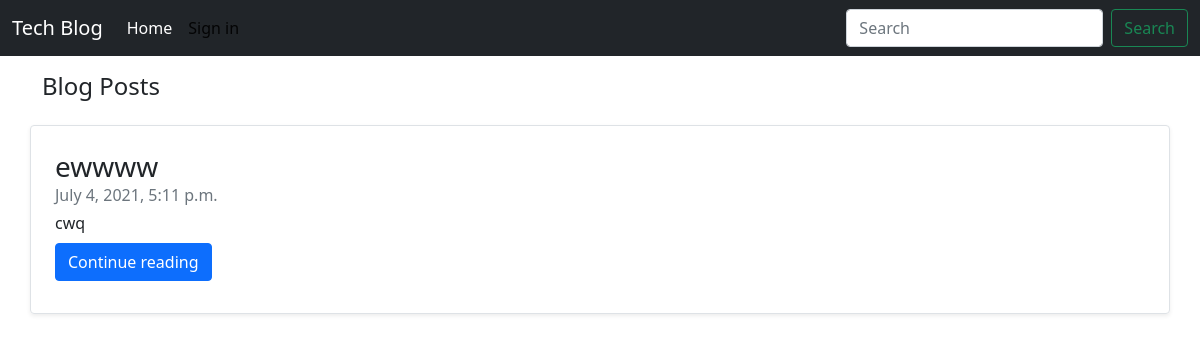
/blogs/allblog, run on an earlier commit of the app's database.
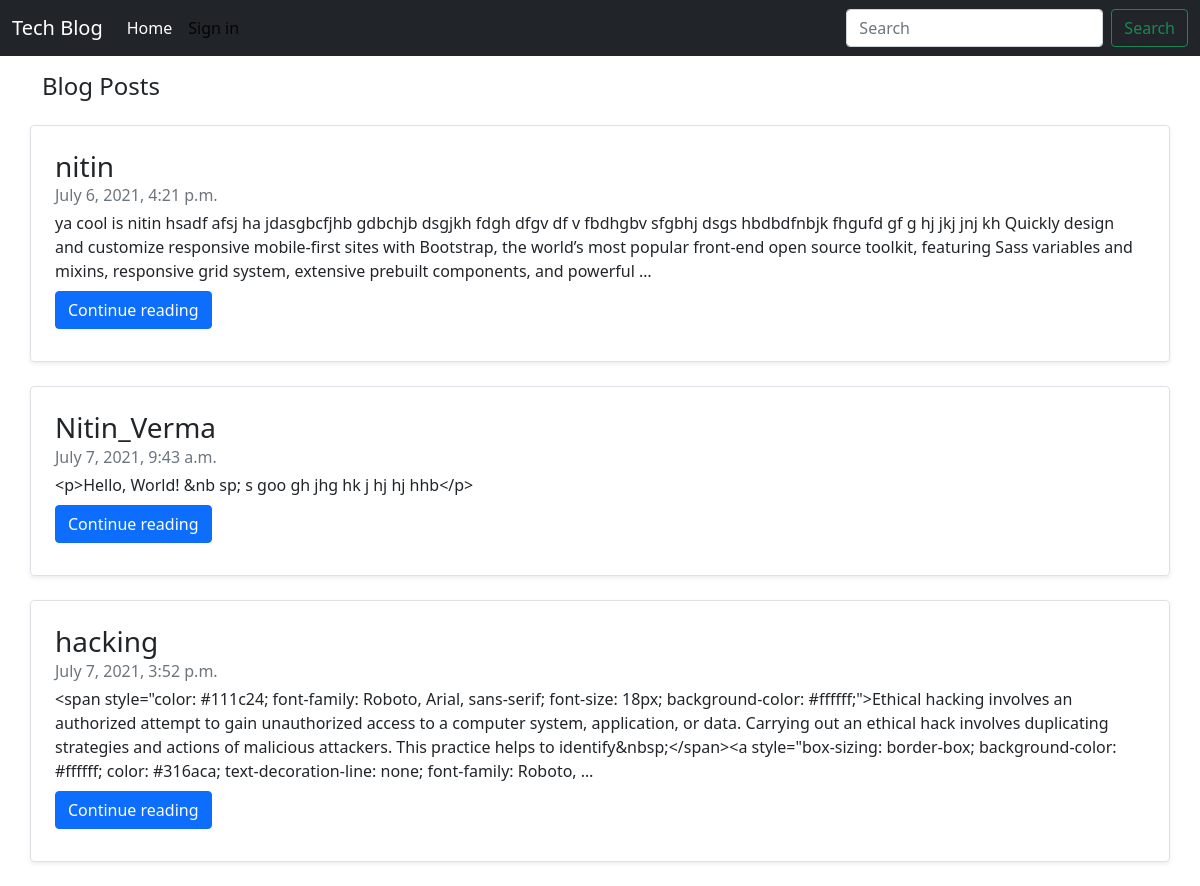
And on a later commit of the database.
### blog/models.py (models this page shows, shortened)
class blog(models.Model):
    title = models.CharField(max_length=100)
    content = models.TextField(max_length=10000)
    slug = models.SlugField(max_length=500, null=True , blank=True)
    image = models.ImageField(("/static/nitin"), upload_to="static/nitin", height_field=None, width_field=None, max_length=None)
    create_at = models.DateTimeField(auto_now_add=True)
    upload_to = models.DateTimeField(auto_now=True)

### blog/views.py (the view)
# urls.py: path("allblog", views.allblog, name='allblog'),
def allblog(request):
    allpost = blog.objects.all()
    contxt = {'allpost': allpost}
    return render(request,'blog/allblog.html',contxt)

### templates/blog/allblog.html (shortened to what this page needs)
<!doctype html>
<html lang="en">
<head>
  <link href="https://cdn.jsdelivr.net/npm/bootstrap@5.0.2/dist/css/bootstrap.min.css" rel="stylesheet"
>
</head>
<body>
<nav class="navbar navbar-expand-lg navbar-light bg-dark">
  <div class="container-fluid">
    <a class="navbar-brand" style="color: white;" href="/blogs">Tech Blog</a>
    <div class="collapse navbar-collapse" id="navbarSupportedContent">
      <ul class="navbar-nav me-auto mb-2 mb-lg-0">
        <li class="nav-item">
          <a class="nav-link navbar-light active" style="color: white;" aria-current="page" href="/blogs">Home</a>
        </li>
          {% if user.is_authenticated %}
          <li class="nav-item dropdown">
            <a class="nav-link dropdown-toggle active" style="color: white;" href="#" id="navbarDropdown" role="button"
              data-bs-toggle="dropdown" aria-expanded="false">
              {{request.user}}
            </a>
            <ul class="dropdown-menu nitin" aria-labelledby="navbarDropdown">
              <li><a class="nav-link  dropdown-item" href="#">Profile</a></li>
              <li><a class="nav-link  dropdown-item" href="logout">Logout</a></li>
            </ul>
          </li>
          {% else %}
          <li class="bt nav-item ">
            <a class="nav-link active " aria-current="page" href="/signin">Sign in</a>
          </li>
          {% endif %}
        </ul>
        <form class="d-flex">
        <input class="form-control me-2" type="search" placeholder="Search" aria-label="Search">
        <button class="btn btn-outline-success" type="submit">Search</button>
      </form>
      </div>
    </div>
  </nav>
  <div class="container my-3">
    <h4 class="center">Blog Posts</h4>
    {% for post in allpost %}
    <div class="row no-gutters border rounded overflow-hidden flex-md-row my-4 shadow-sm h-md-250 position-relative">
      <div class="col p-4 d-flex flex-column position-static">
        <h3 class="mb-0">{{post.title}}</h3>
        <div class="mb-1 text-muted">{{post.upload_to}}</div>
        <p class="card-text mb-auto">{{post.content | truncatewords:55}}</p>
        <div class="my-2">
          <a href="/blogs/{{post.slug}}" role="button" class="btn btn-primary">Continue reading</a>
        </div>
      </div>
    </div>
    {% endfor %}
  </div>
</body>
</html>

What changed in the data, as far as the page shows it:
removed blog: title "ewwww", upload_to "July 4, 2021, 5:11 p.m.", content "cwq"
added blog: title "nitin", upload_to "July 6, 2021, 4:21 p.m.", content "ya cool is nitin hsadf afsj ha jdasgbcfjhb gdbchjb dsgjkh fdgh dfgv df v fbdhgbv sfgbhj dsgs hbdbdfnbjk fhgufd gf g hj jkj jnj kh Quickly design and customize responsive mobile-first sites with Bootstrap, the world’s most popular front-end open source toolkit, featuring Sass variables and mixins, responsive grid system, extensive prebuilt components, and powerful …"
added blog: title "Nitin_Verma", upload_to "July 7, 2021, 9:43 a.m.", content "<p>Hello, World! &nb sp; s goo gh jhg hk j hj hj hhb</p>"
added blog: title "hacking", upload_to "July 7, 2021, 3:52 p.m.", content "<span style=\"color: #111c24; font-family: Roboto, Arial, sans-serif; font-size: 18px; background-color: #ffffff;\">Ethical hacking involves an authorized attempt to gain unauthorized access to a computer system, application, or data. Carrying out an ethical hack involves duplicating strategies and actions of malicious attackers. This practice helps to identify&nbsp;</span><a style=\"box-sizing: border-box; background-color: #ffffff; color: #316aca; text-decoration-line: none; font-family: Roboto, …"
